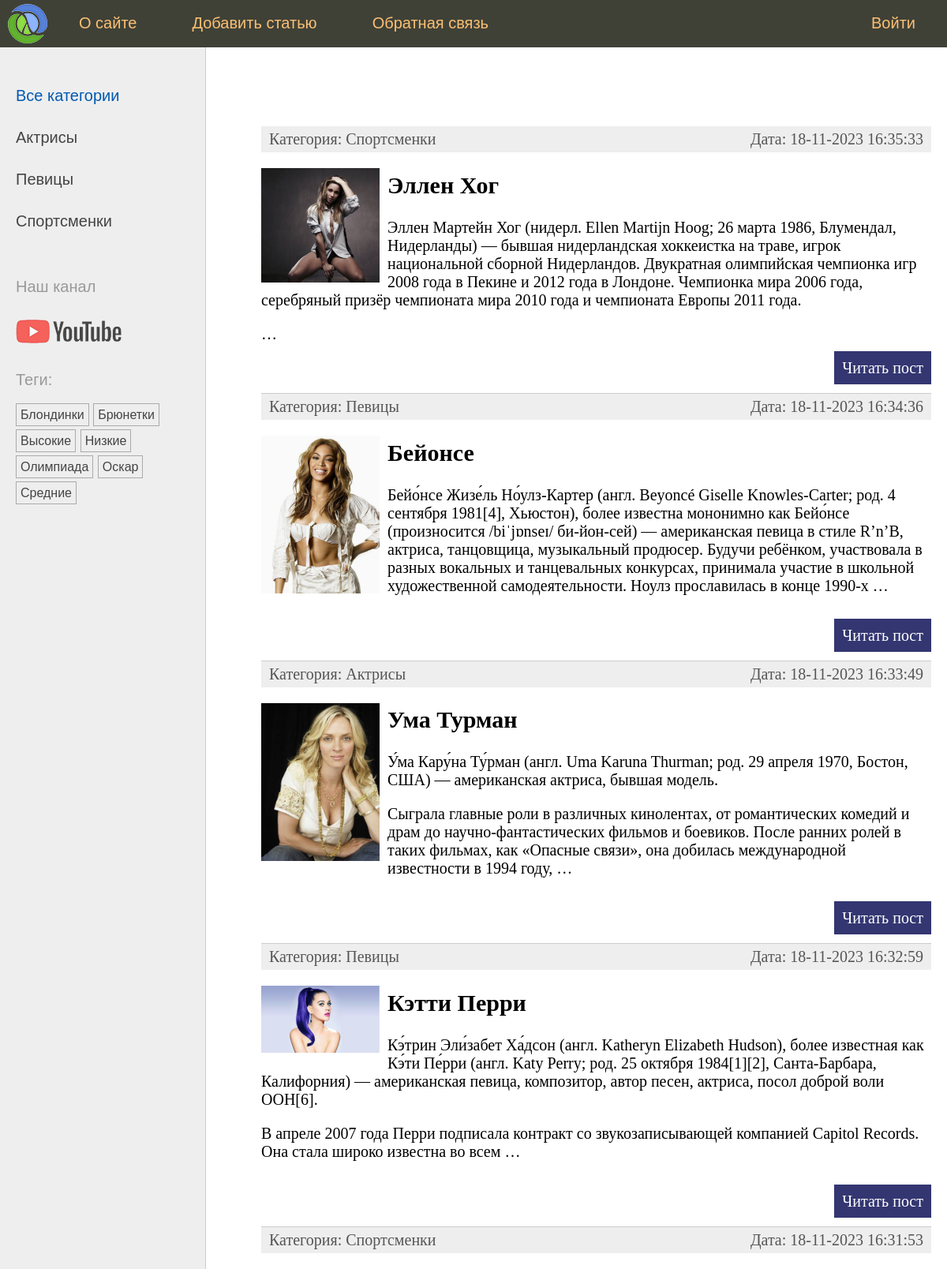
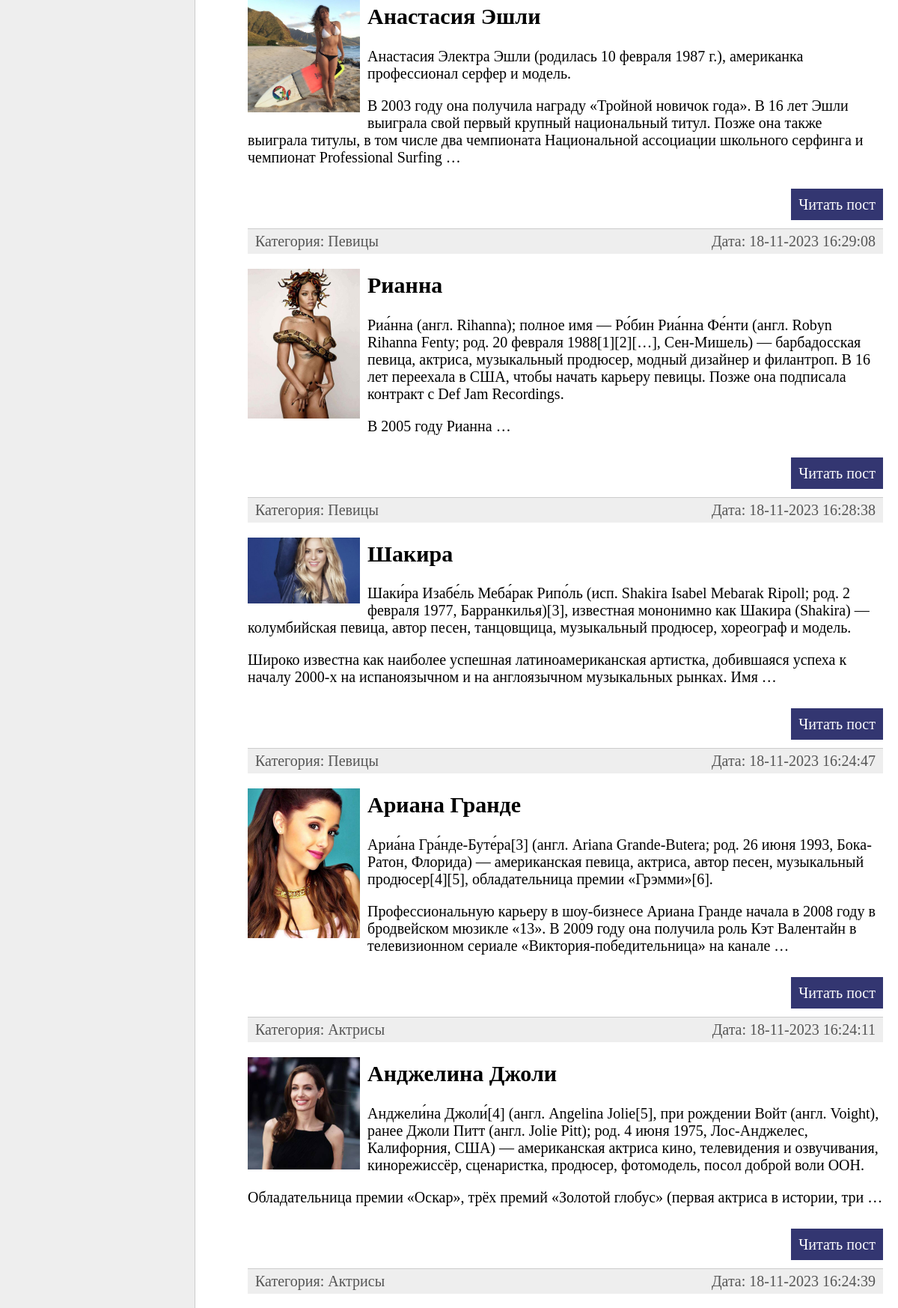
The page / (upper part) on the database its author committed (2 pictures, top to bottom).
### women/models.py (models this page shows, shortened)
class Category(models.Model):
    name = models.CharField(max_length=100, db_index=True, verbose_name='Категория')
    slug = models.SlugField(max_length=255, unique=True, db_index=True, verbose_name='Slug')
    class Meta:
        verbose_name = 'Категория'
        verbose_name_plural = 'Категории'
    def get_absolute_url(self):
        return reverse('category', kwargs={'cat_slug': self.slug})

class TagPost(models.Model):
    tag = models.CharField(max_length=100, db_index=True)
    slug = models.SlugField(max_length=255, unique=True, db_index=True)
    def get_absolute_url(self):
        return reverse('tag', kwargs={'tag_slug': self.slug})

class Women(models.Model):
    class Status(models.IntegerChoices):
        DRAFT = 0, 'Черновик'
        PUBLISHED = 1, 'Опубликовано'
    title = models.CharField(max_length=255, verbose_name='Заголовок', validators=[])
    slug = models.SlugField(max_length=255, unique=True, db_index=True, verbose_name='Slug', validators=[
        MinLengthValidator(5, message='Минимум 5 символов'),
        MaxLengthValidator(100, message='Максимум 100 символов'),
    ])
    photo = models.ImageField(upload_to='photos/%Y-%m-%d', default=None, null=True, blank=True, verbose_name='Фото')
    content = models.TextField(blank=True, verbose_name='Текст статьи')
    time_create = models.DateTimeField(auto_now_add=True, verbose_name='Время создания')
    time_update = models.DateTimeField(auto_now=True, verbose_name='Время обновления')
    is_published = models.BooleanField(choices=tuple(map(lambda x: (bool(x[0]), x[1]), Status.choices)),
                                       default=Status.DRAFT, verbose_name='Статус')
    cat = models.ForeignKey('Category', on_delete=models.PROTECT, related_name='posts', verbose_name='Категория')
    tags = models.ManyToManyField('TagPost', blank=True, related_name='tags', verbose_name='Тег')
    husband = models.OneToOneField('Husband', on_delete=models.SET_NULL, null=True, blank=True,
                                   related_name='woman', verbose_name='Муж')
    objects = models.Manager()
    published = PublishedManager()
    class Meta:
        verbose_name = 'Известные женщины'
        verbose_name_plural = 'Известные женщины'
        ordering = ['-time_create']
        indexes = [
            models.Index(fields=['-time_create']),
        ]
    def get_absolute_url(self):
        return reverse('post', kwargs={'post_slug': self.slug})

### women/views.py (the view)
# urls.py: path('', WomenHome.as_view(), name='home'),
class WomenHome(ListView):
    model = Women
    template_name = 'women/index.html'
    context_object_name = 'posts'
    extra_context = {
        'title': 'Главная страница',
        'menu': menu,
        'cat_selected': 0,
    }
    def get_queryset(self):
        return Women.published.all().select_related('cat')

### women/models.py (called while the page is built)
    def get_queryset(self) -> models.QuerySet:
        return super().get_queryset().filter(is_published=Women.Status.PUBLISHED)

### women/templatetags/women_tags.py (called while the page is built)
@register.inclusion_tag('women/list_categories.html')
def show_categories(cat_selected: int = 0) -> dict[str, Category | int]:
    cats = Category.objects.annotate(total=Count('posts')).filter(total__gt=0)
    return {'cats': cats, 'cat_selected': cat_selected}

@register.inclusion_tag('women/list_tags.html')
def show_all_tags() -> dict[str, TagPost]:
    return {'tags': TagPost.objects.annotate(total=Count('tags')).filter(total__gt=0)}

### women/templates/women/index.html (shortened to what this page needs)
{% extends 'base.html' %}
{% block content %}
    <ul class="list-articles">
        {% for p in posts %}
            <li>
                <div class="article-panel">
                    <p class="first">Категория: {{ p.cat.name }}</p>
                    <p class="last">Дата: {{ p.time_update|date:"d-m-Y H:i:s" }}</p>
                </div>
                {% if p.photo %}
                    <p><img class="img-article-left thumb" src="{{ p.photo.url }}"></p>
                {% endif %}
                <h2>{{ p.title }}</h2>
                {% autoescape off %}
                    {{ p.content|linebreaks|truncatewords:50 }}
                {% endautoescape %}
                <p class="link-read-post"><a href="{{ p.get_absolute_url }}">Читать пост</a></p>
            </li>
        {% endfor %}
    </ul>
{% endblock %}

### women/templates/women/list_categories.html
{% for cat in cats %}
    {% if cat.id == cat_selected %}
        <li class="selected">{{ cat.name }}</li>
    {% else %}
        <li><a href="{{ cat.get_absolute_url }}">{{ cat.name }}</a></li>
    {% endif %}
{% endfor %}

### women/templates/women/list_tags.html
{% if tags %}
    <p>Теги: </p>
    <ul class="tags-list">
        {% for t in tags %}
            <li><a href="{{ t.get_absolute_url }}">{{ t.tag }}</a></li>
        {% endfor %}
    </ul>
{% endif %}

### women/static/women/css/styles.css (style rules this page uses)
html, body { font-family: 'Arial'; margin: 0; padding: 0; height: 100%; width: 100%; color: #444; }
a { color: #0059b2; text-decoration: none; }
img { max-width: 600px; height: auto; }
img.img-article-left { max-width: 300px; height: auto; float: left; padding: 0 10px 10px 0; }
img.img-article-left.thumb { max-width: 150px; height: auto; }
p.link-read-post { text-align: right; }
p.link-read-post a { padding: 10px; min-width: 100px; background: #333671; color: #fff; text-decoration: none; }
div.article-panel { background: #eee; padding: 5px 10px 5px 10px; box-sizing: border-box; overflow: hidden; color: #555; }
div.article-panel p.first { margin: 0; float: left; }
div.article-panel p.last { margin: 0; float: right; }
ul.list-articles { list-style: none; margin: 0; padding: 0; }
ul.list-articles li { border-bottom: 1px solid #ccc; }
.left-chapters ul { width: 230px; margin: 0; padding: 20px 10px 10px 20px; list-style: none; font-size: 20px; }
.left-chapters ul li { margin: 30px 0 0 0; color: #999; }
.left-chapters ul li a { color: #444; text-decoration: none; }
ul.tags-list { width: 100%; margin: 0; padding: 0; list-style: none; }
ul.tags-list li { margin: 0; padding: 0 0 10px; display: inline-block; }
ul.tags-list li a { padding: 5px; font-size: 16px; border: 1px solid #aaa; }

### rows shown on the page
Category: name "Актрисы"
Category: name "Певицы"
Category: name "Спортсменки"
TagPost: tag "Блондинки"
TagPost: tag "Брюнетки"
TagPost: tag "Высокие"
TagPost: tag "Низкие"
TagPost: tag "Олимпиада"
TagPost: tag "Оскар"
TagPost: tag "Средние"
Women: cat.name "Спортсменки", time_update "18-11-2023 16:35:33", photo (picture), title "Эллен Хог", content "Эллен Мартейн Хог (нидерл. Ellen Martijn Hoog; 26 марта 1986, Блумендал, Нидерланды) — бывшая нидерландская хоккеистка на траве, игрок национальной сборной Нидерландов. Двукратная олимпийская чемпионка игр 2008 года в Пекине и 2012 года в Лондоне. Чемпионка мира 2006 года, серебряный призёр чемпионата мира 2010 года и чемпионата Европы 2011 года. …"
Women: cat.name "Певицы", time_update "18-11-2023 16:34:36", photo (picture), title "Бейонсе", content "Бейо́нсе Жизе́ль Но́улз-Картер (англ. Beyoncé Giselle Knowles-Carter; род. 4 сентября 1981[4], Хьюстон), более известна мононимно как Бейо́нсе (произносится /biˈjɒnseɪ/ би-йон-сей) — американская певица в стиле R’n’B, актриса, танцовщица, музыкальный продюсер. Будучи ребёнком, участвовала в разных вокальных и танцевальных конкурсах, принимала участие в школьной художественной самодеятельности. Ноулз прославилась в конце 1990-х …"
Women: cat.name "Актрисы", time_update "18-11-2023 16:33:49", photo (picture), title "Ума Турман", content "У́ма Кару́на Ту́рман (англ. Uma Karuna Thurman; род. 29 апреля 1970, Бостон, США) — американская актриса, бывшая модель. Сыграла главные роли в различных кинолентах, от романтических комедий и драм до научно-фантастических фильмов и боевиков. После ранних ролей в таких фильмах, как «Опасные связи», она добилась международной известности в 1994 году, …"
Women: cat.name "Певицы", time_update "18-11-2023 16:32:59", photo (picture), title "Кэтти Перри", content "Кэ́трин Эли́забет Ха́дсон (англ. Katheryn Elizabeth Hudson), более известная как Кэ́ти Пе́рри (англ. Katy Perry; род. 25 октября 1984[1][2], Санта-Барбара, Калифорния) — американская певица, композитор, автор песен, актриса, посол доброй воли ООН[6]. В апреле 2007 года Перри подписала контракт со звукозаписывающей компанией Capitol Records. Она стала широко известна во всем …"
Women: cat.name "Спортсменки", time_update "18-11-2023 16:31:53", photo (picture), title "Анастасия Эшли", content "Анастасия Электра Эшли (родилась 10 февраля 1987 г.), американка профессионал серфер и модель. В 2003 году она получила награду «Тройной новичок года». В 16 лет Эшли выиграла свой первый крупный национальный титул. Позже она также выиграла титулы, в том числе два чемпионата Национальной ассоциации школьного серфинга и чемпионат Professional Surfing …"
Women: cat.name "Певицы", time_update "18-11-2023 16:29:08", photo (picture), title "Рианна", content "Риа́нна (англ. Rihanna); полное имя — Ро́бин Риа́нна Фе́нти (англ. Robyn Rihanna Fenty; род. 20 февраля 1988[1][2][…], Сен-Мишель) — барбадосская певица, актриса, музыкальный продюсер, модный дизайнер и филантроп. В 16 лет переехала в США, чтобы начать карьеру певицы. Позже она подписала контракт с Def Jam Recordings. В 2005 году Рианна …"
Women: cat.name "Певицы", time_update "18-11-2023 16:28:38", photo (picture), title "Шакира", content "Шаки́ра Изабе́ль Меба́рак Рипо́ль (исп. Shakira Isabel Mebarak Ripoll; род. 2 февраля 1977, Барранкилья)[3], известная мононимно как Шакира (Shakira) — колумбийская певица, автор песен, танцовщица, музыкальный продюсер, хореограф и модель. Широко известна как наиболее успешная латиноамериканская артистка, добившаяся успеха к началу 2000-х на испаноязычном и на англоязычном музыкальных рынках. Имя …"
Women: cat.name "Певицы", time_update "18-11-2023 16:24:47", photo (picture), title "Ариана Гранде", content "Ариа́на Гра́нде-Буте́ра[3] (англ. Ariana Grande-Butera; род. 26 июня 1993, Бока-Ратон, Флорида) — американская певица, актриса, автор песен, музыкальный продюсер[4][5], обладательница премии «Грэмми»[6]. Профессиональную карьеру в шоу-бизнесе Ариана Гранде начала в 2008 году в бродвейском мюзикле «13». В 2009 году она получила роль Кэт Валентайн в телевизионном сериале «Виктория-победительница» на канале …"
Women: cat.name "Актрисы", time_update "18-11-2023 16:24:11", photo (picture), title "Анджелина Джоли", content "Анджели́на Джоли́[4] (англ. Angelina Jolie[5], при рождении Войт (англ. Voight), ранее Джоли Питт (англ. Jolie Pitt); род. 4 июня 1975, Лос-Анджелес, Калифорния, США) — американская актриса кино, телевидения и озвучивания, кинорежиссёр, сценаристка, продюсер, фотомодель, посол доброй воли ООН. Обладательница премии «Оскар», трёх премий «Золотой глобус» (первая актриса в истории, три …"
Women: cat.name "Актрисы", time_update "18-11-2023 16:24:39"

### other values the page prints
{{ m.title }} "О сайте" "Добавить статью" "Обратная связь" "Войти"
